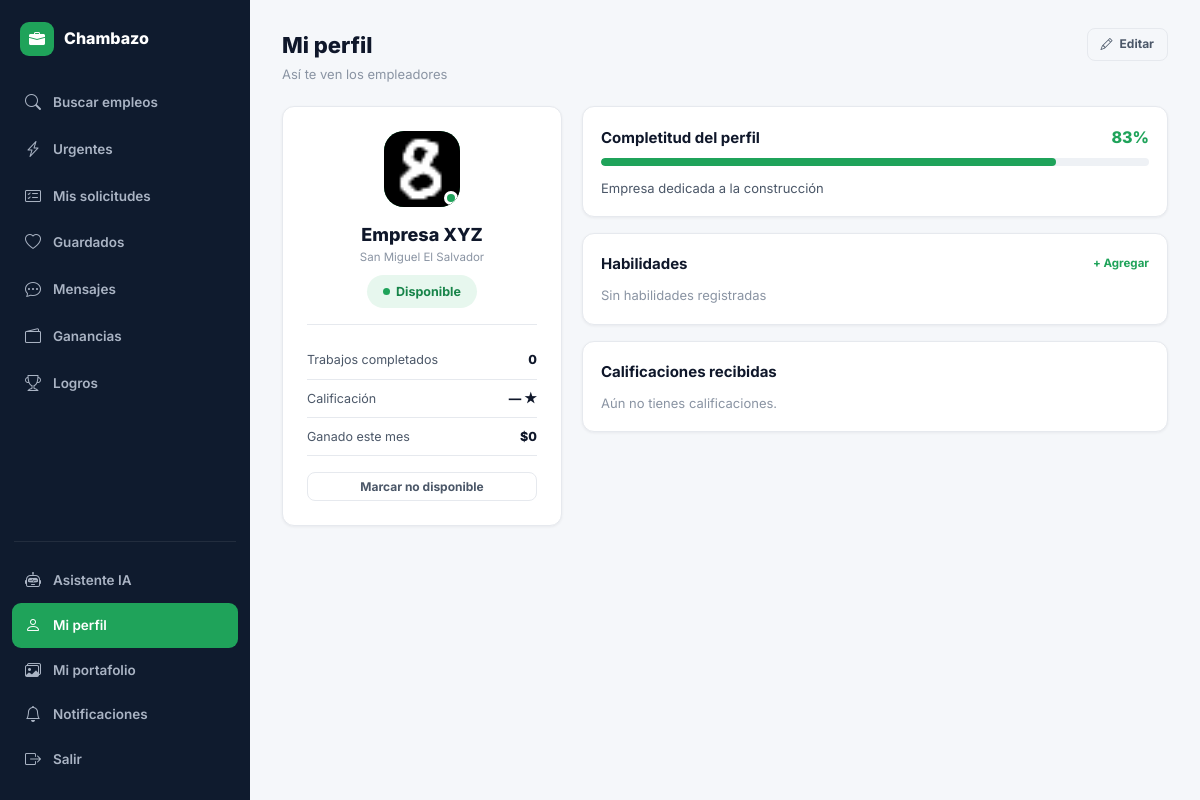
Page /perfil/ (signed in) on the committed database.
### core/models.py (models this page shows, shortened)
class UserProfile(models.Model):
    ROL_CHOICES = [('trabajador', 'Trabajador'), ('contratista', 'Contratista')]
    user        = models.OneToOneField(User, on_delete=models.CASCADE, related_name='profile')
    rol         = models.CharField(max_length=20, choices=ROL_CHOICES)
    telefono    = models.CharField(max_length=20, blank=True)
    ubicacion   = models.CharField(max_length=100, blank=True)
    lat         = models.FloatField(null=True, blank=True)
    lng         = models.FloatField(null=True, blank=True)
    descripcion = models.TextField(blank=True)
    habilidades = models.JSONField(default=list, blank=True)
    empresa     = models.CharField(max_length=100, blank=True)
    foto        = models.ImageField(upload_to='fotos/', null=True, blank=True)
    verificado  = models.BooleanField(default=False)
    calificacion= models.FloatField(default=0.0)
    total_trabajos = models.IntegerField(default=0)
    notif_email = models.BooleanField(default=True)
    notif_sistema = models.BooleanField(default=True)
    disponible  = models.BooleanField(default=True)   # activo para contratar
    tarifa_hora = models.DecimalField(max_digits=8, decimal_places=2, null=True, blank=True)
    experiencia_anos = models.PositiveIntegerField(default=0)
    portfolio_url = models.URLField(blank=True)
    dui         = models.CharField(max_length=20, blank=True, help_text='Documento Único de Identidad')
    vehiculo    = models.CharField(max_length=30, choices=[
        ('ninguno', 'Ninguno / Transporte público'),
        ('moto', 'Motocicleta'),
        ('carro', 'Automóvil'),
        ('camioneta', 'Camioneta / Pick-up'),
    ], default='ninguno')
    cv_pdf = models.FileField(upload_to='cvs/', null=True, blank=True, help_text='Curriculum Vitae (PDF u otro doc)')
    certificaciones = models.TextField(blank=True, help_text='Postgrados, certificaciones o cursos realizados')
    disponibilidad_horario = models.CharField(max_length=100, blank=True, help_text='Ej: Lunes a Viernes, Fines de semana, Turno completo')
    contacto_emergencia = models.CharField(max_length=150, blank=True)
    nivel_educativo = models.CharField(max_length=50, blank=True, choices=[
        ('basica', 'Educación Básica'),
        ('media', 'Bachillerato / Secundaria'),
        ('tecnico', 'Técnico Vocacional'),
        ('universitario', 'Universitario / Superior')
    ], default='media')
    idiomas = models.CharField(max_length=150, blank=True, help_text='Ej: Inglés (Básico), Español (Nativo)')
    referencias_personales = models.TextField(blank=True, help_text='Nombres y teléfonos de referencias')
    expectativa_salarial = models.CharField(max_length=50, blank=True, help_text='Ej: $400 - $600 mensual')
    nit_nrc     = models.CharField(max_length=30, blank=True, help_text='NIT o NRC fiscal')
    giro_comercial = models.CharField(max_length=150, blank=True, help_text='Giro o actividad económica')
    sitio_web   = models.URLField(blank=True)
    redes_sociales = models.CharField(max_length=255, blank=True, help_text='LinkedIn / Instagram / Facebook')
    contacto_cargo = models.CharField(max_length=100, blank=True, help_text='Cargo o departamento de contacto')
    anos_operacion = models.PositiveIntegerField(default=0, help_text='Años de operar en el mercado')
    cantidad_empleados = models.CharField(max_length=50, blank=True, choices=[
        ('1-10', '1 a 10 empleados'),
        ('11-50', '11 a 50 empleados'),
        ('51-200', '51 a 200 empleados'),
        ('200+', 'Más de 200 empleados')
    ], default='1-10')
    tipo_empresa = models.CharField(max_length=50, blank=True, choices=[
        ('privada', 'Empresa Privada'),
        ('publica', 'Institución Pública'),
        ('ong', 'ONG / Sin fines de lucro'),
        ('independiente', 'Profesional Independiente')
    ], default='privada')
    registro_fiscal = models.FileField(upload_to='documentos_fiscales/', blank=True, null=True, help_text='Sube una copia del registro de la empresa')
    @property
    def nombre_display(self):
        if self.rol == 'contratista' and self.empresa:
            return self.empresa
        return self.user.get_full_name() or self.user.username
    @property
    def completitud_perfil(self):
        campos = [
            bool(self.user.get_full_name()),
            bool(self.telefono),
            bool(self.ubicacion),
            bool(self.descripcion),
            bool(self.foto),
            bool(self.habilidades),
        ]
        return int(sum(campos) / len(campos) * 100)

### core/views.py (the view)
# urls.py: path('perfil/', views.perfil_trabajador, name='perfil_trabajador'),
@login_required
def perfil_trabajador(request):
    profile = request.user.profile
    verificar_logros(request.user)
    mis_sols = Solicitud.objects.filter(trabajador=request.user)
    stats = {
        'completados': mis_sols.filter(estado='contratado').count(),
        'calificacion': profile.calificacion,
        'ganado_mes': _ganado_este_mes(request.user),
    }
    resenas = Resena.objects.filter(destinatario=request.user)[:5]
    obtenidos = LogroObtenido.objects.filter(usuario=request.user).select_related('logro')[:4]
    ctx = ctx_base(request)
    ctx.update({'profile': profile, 'stats': stats, 'resenas': resenas,
                'logros_obtenidos': obtenidos, 'active': 'perfil'})
    return render(request, 'core/perfil_trabajador.html', ctx)

### core/context_processors.py (called while the page is built)
def global_settings(request):
    return {
        'GOOGLE_MAPS_KEY': getattr(settings, 'GOOGLE_MAPS_API_KEY', ''),
    }

### core/views.py (called while the page is built)
def ctx_base(request):
    ctx = {'GOOGLE_MAPS_KEY': settings.GOOGLE_MAPS_API_KEY}
    if request.user.is_authenticated:
        ctx['notif_count'] = Notificacion.objects.filter(usuario=request.user, leida=False).count()
        if request.user.profile.rol == 'trabajador':
            ctx['urgentes_count'] = Trabajo.objects.filter(activo=True, es_urgente=True).count()
            ctx['solicitudes_pend_count'] = Solicitud.objects.filter(
                trabajador=request.user, estado__in=['pendiente', 'en_revision']).count()
    return ctx

def _ganado_este_mes(user):
    hoy = timezone.now()
    total = Solicitud.objects.filter(
        trabajador=user, estado='contratado',
        actualizado__year=hoy.year, actualizado__month=hoy.month
    ).aggregate(s=Sum('trabajo__presupuesto'))['s']
    return total or 0

### core/templates/core/perfil_trabajador.html (shortened to what this page needs)
{% extends 'core/base.html' %}
{% block body %}
{% include 'core/_sidebar_trabajador.html' %}
<div class="page-hd"><div><h1>Mi perfil</h1><p>Así te ven los empleadores</p></div>
  <a href="{% url 'editar_perfil' %}" class="btn btn-outline btn-sm"><i class="bi bi-pencil"></i> Editar</a>
</div>
<div class="layout-2col">
  <div class="profile-card">
    <div class="profile-av-lg">
      {% if profile.foto %}<img src="{{ profile.foto.url }}" alt="">{% else %}<i class="bi bi-person-fill"></i>{% endif %}
      {% if profile.disponible %}<div class="profile-online-badge"></div>{% endif %}
    </div>
    <div class="fw-800 t-h2">{{ profile.nombre_display }}</div>
    <div class="t-xs t-muted mb-8">{{ profile.ubicacion|default:"El Salvador" }}</div>
    <span class="pill {% if profile.disponible %}pill-green{% else %}pill-red-lt{% endif %}">
      <span class="pill-dot"></span>{% if profile.disponible %}Disponible{% else %}No disponible{% endif %}
    </span>
    <div class="divider"></div>
    <div class="mini-stat-row"><span class="lbl">Trabajos completados</span><span class="val">{{ stats.completados }}</span></div>
    <div class="mini-stat-row"><span class="lbl">Calificación</span><span class="val">{{ stats.calificacion|default:"—" }} ★</span></div>
    <div class="mini-stat-row"><span class="lbl">Ganado este mes</span><span class="val t-green">${{ stats.ganado_mes }}</span></div>
    <form method="post" action="{% url 'toggle_disponibilidad' %}" class="mt-16">
      <button type="submit" class="btn {% if profile.disponible %}btn-outline{% else %}btn-g{% endif %} btn-full btn-sm">
        {% if profile.disponible %}Marcar no disponible{% else %}Marcar disponible{% endif %}
      </button>
    </form>
  </div>
  <div>
    <div class="card mb-16"><div class="card-body">
      <div class="flex-bc mb-8"><h4 class="t-h3">Completitud del perfil</h4><span class="fw-800 t-green">{{ profile.completitud_perfil }}%</span></div>
      <div class="prog-wrap"><div class="prog-fill" style="width:{{ profile.completitud_perfil }}%;"></div></div>
      {% if profile.descripcion %}<p class="t-sm t-mid mt-12">{{ profile.descripcion }}</p>{% endif %}
    </div></div>
    <div class="card mb-16"><div class="card-body">
      <div class="flex-bc mb-10"><h4 class="t-h3">Habilidades</h4><a href="{% url 'editar_perfil' %}" class="t-xs t-green fw-700">+ Agregar</a></div>
      <div style="display:flex;flex-wrap:wrap;gap:6px;">
        {% for hab in profile.habilidades %}<span class="skill-tag">{{ hab }}</span>{% empty %}<span class="t-sm t-muted">Sin habilidades registradas</span>{% endfor %}
      </div>
    </div></div>
    <div class="card"><div class="card-body">
      <h4 class="t-h3 mb-10">Calificaciones recibidas</h4>
      {% for r in resenas %}
      <div style="padding-bottom:12px;margin-bottom:12px;border-bottom:1px solid var(--border);">
        <div class="flex-bc mb-4"><span class="fw-700 t-sm">{{ r.autor.get_full_name|default:r.autor.username }}</span><span class="stars" style="font-size:12px;">{{ r.estrellas }}</span></div>
        <p class="t-sm t-mid">{{ r.comentario }}</p>
      </div>
      {% empty %}
      <p class="t-sm t-muted">Aún no tienes calificaciones.</p>
      {% endfor %}
    </div></div>
  </div>
</div>
{% include 'core/_sidebar_close.html' %}
{% endblock %}

### static/css/chambazo.css (style rules this page uses)
:root { --green:#1FA35A; --green-dark:#178449; --green-light:#e7f7ee; --green-glow:rgba(31,163,90,.18); --yellow:#F2B90D; --yellow-dark:#c99a08; --yellow-light:#fdf6dc; --red:#e5484d; --red-light:#fdeceb; --blue:#3b82f6; --blue-light:#e8f0fe; --purple:#8b5cf6; --purple-light:#f1ebfe; --navy:#0f1b2e; --navy-2:#16233a; --navy-3:#1c2c47; --dark:#0f172a; --mid:#4b5768; --muted:#8a94a3; --border:#e6e9ee; --bg:#f5f7fa; --white:#ffffff; --r-sm:8px; --r:12px; --r-lg:16px; --r-xl:22px; --sh:0 1px 3px rgba(15,23,42,.06); --sh-md:0 4px 14px rgba(15,23,42,.08); --sh-lg:0 10px 34px rgba(15,23,42,.12); --sh-xl:0 24px 64px rgba(15,23,42,.18); --font:'Inter',system-ui,sans-serif; --tr:all .18s cubic-bezier(.4,0,.2,1); }
*,*::before,*::after { box-sizing:border-box;margin:0;padding:0 }
html { scroll-behavior:smooth }
body { font-family:var(--font);background:var(--bg);color:var(--dark);line-height:1.55;-webkit-font-smoothing:antialiased }
a { color:inherit;text-decoration:none }
img { max-width:100%;display:block }
input,textarea,select,button { font-family:inherit }
.t-h2 { font-size:18px;font-weight:700 }
.t-h3 { font-size:15px;font-weight:700 }
.t-sm { font-size:13px }
.t-xs { font-size:11.5px }
.fw-800 { font-weight:800 }
.fw-700 { font-weight:700 }
.t-green { color:var(--green) }
.t-muted { color:var(--muted) }
.t-mid { color:var(--mid) }
.page-hd { display:flex;align-items:flex-start;justify-content:space-between;margin-bottom:22px;gap:14px;flex-wrap:wrap }
.page-hd h1 { font-size:22px;font-weight:800;color:var(--dark) }
.page-hd p { font-size:13px;color:var(--muted);margin-top:2px }
.card { background:#fff;border-radius:var(--r);box-shadow:var(--sh);border:1px solid var(--border) }
.card-body { padding:18px }
.pill { padding:7px 16px;border-radius:99px;font-size:12.5px;font-weight:700;display:inline-flex;align-items:center;gap:6px }
.pill-dot { width:7px;height:7px;border-radius:50% }
.pill-green { background:var(--green-light);color:var(--green-dark) }
.pill-green .pill-dot { background:var(--green) }
.btn { display:inline-flex;align-items:center;justify-content:center;gap:7px;padding:10px 18px;border-radius:10px;font-size:13.5px;font-weight:700;cursor:pointer;border:none;transition:var(--tr);white-space:nowrap }
.btn-outline { background:none;border:1.5px solid var(--border);color:var(--mid) }
.btn-sm { padding:6px 13px;font-size:12px;border-radius:8px }
.btn-full { width:100% }
.mini-stat-row { display:flex;align-items:center;justify-content:space-between;padding:9px 0;border-bottom:1px solid var(--border);font-size:12.5px }
.mini-stat-row .lbl { color:var(--mid) }
.mini-stat-row .val { font-weight:800;color:var(--dark) }
.layout-2col { display:grid;grid-template-columns:280px 1fr;gap:20px;align-items:start }
.prog-wrap { background:#eef1f5;border-radius:99px;height:8px;overflow:hidden }
.prog-fill { height:100%;border-radius:99px;background:var(--green);transition:width .6s ease }
.profile-card { background:#fff;border-radius:var(--r);padding:24px;box-shadow:var(--sh);border:1px solid var(--border);text-align:center }
.profile-av-lg { width:76px;height:76px;border-radius:20px;background:var(--green);display:flex;align-items:center;justify-content:center;color:#fff;font-size:32px;margin:0 auto 14px;overflow:hidden;position:relative }
.profile-av-lg img { width:76px;height:76px;object-fit:cover }
.profile-online-badge { position:absolute;bottom:2px;right:2px;width:14px;height:14px;border-radius:50%;background:var(--green);border:3px solid #fff }
.flex-bc { display:flex;align-items:center;justify-content:space-between }
.mb-8 { margin-bottom:8px }
.mb-16 { margin-bottom:16px }
.mt-12 { margin-top:12px }
.mt-16 { margin-top:16px }
.divider { border:none;border-top:1px solid var(--border);margin:16px 0 }
.mb-10 { margin-bottom:10px }

### rows in the picture
UserProfile: foto (picture), nombre_display "Empresa XYZ", ubicacion "San Miguel El Salvador", calificacion "—", completitud_perfil "83", descripcion "Empresa dedicada a la construcción"

### other values in the picture
{{ stats.completados }} "0"
{{ stats.ganado_mes }} "0"
